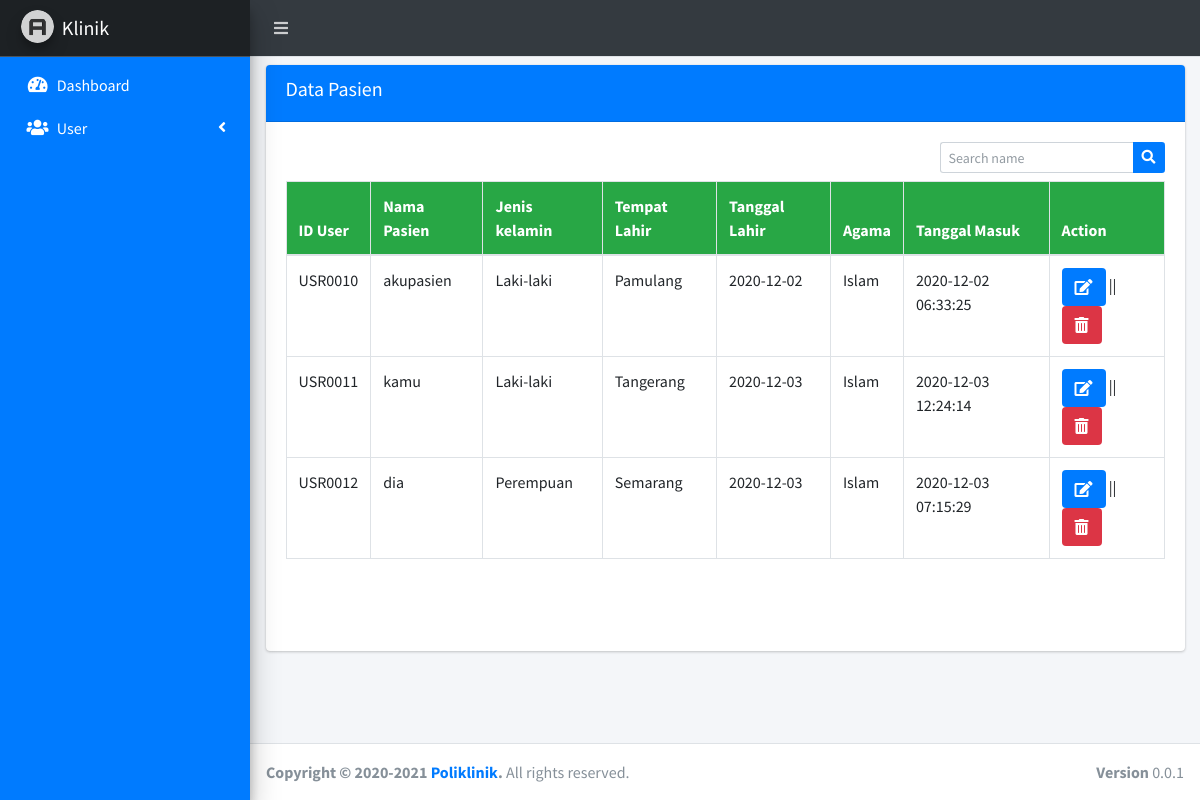
Page /admin.php?page=pasien on the earlier database version.
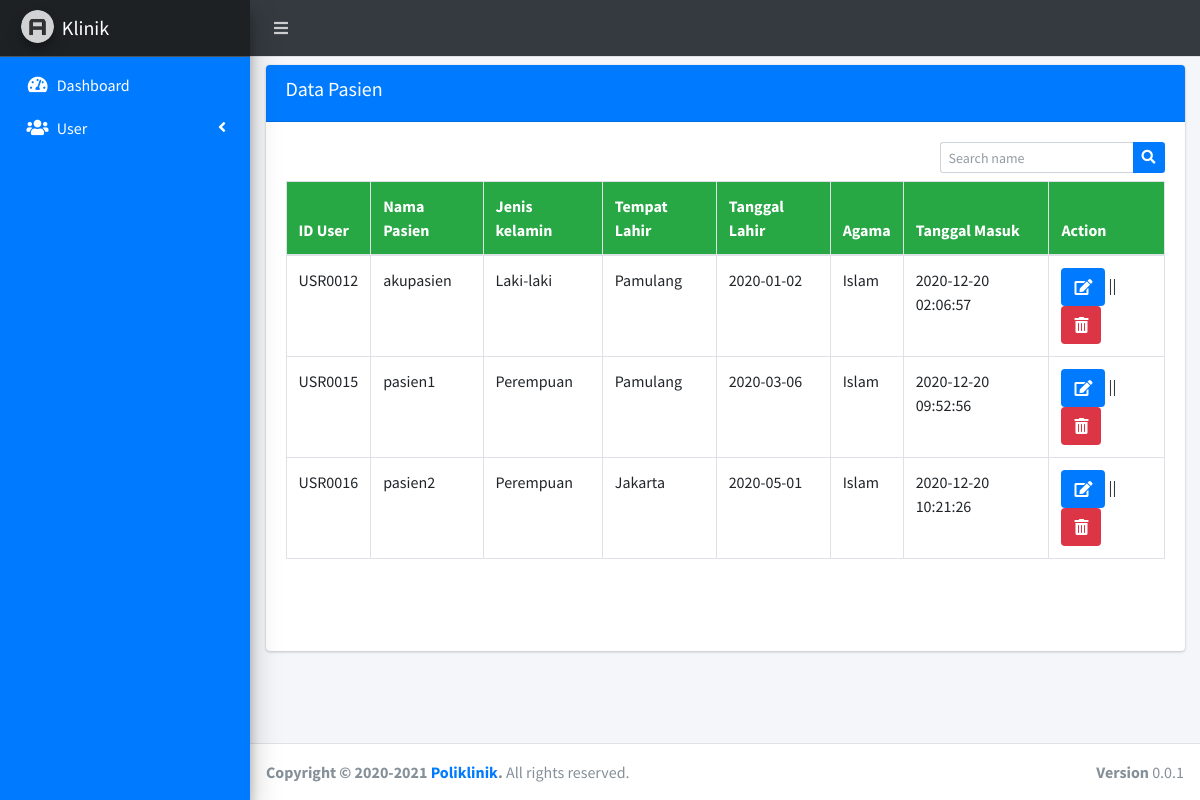
Same page on the later database version.
### tables this page shows
CREATE TABLE `tb_rols_user` (
  `id_rols_user` char(15) NOT NULL,
  `id_user` char(15) NOT NULL,
  `id_bagian` char(15) NOT NULL,
  `tgl_user_regis` varchar(225) NOT NULL
);

CREATE TABLE `tb_user` (
  `id_user` char(15) NOT NULL,
  `username` varchar(50) NOT NULL,
  `password` varchar(225) NOT NULL,
  `confirm_password` varchar(225) NOT NULL,
  `nama_user` varchar(30) NOT NULL,
  `jenis_kelamin` varchar(10) NOT NULL,
  `gol_darah` varchar(10) NOT NULL,
  `tempat_lahir` varchar(100) NOT NULL,
  `tanggal_lahir` varchar(225) NOT NULL,
  `agama` varchar(10) NOT NULL,
  `tgl_masuk` varchar(225) NOT NULL
);

### page/admin/users/pasien.php (the view, shortened to what this page needs)
<div class="row">
	<div class="col-sm-12">
		<div class="card mt-2">
			<div class="card-header bg-blue">
				<h5>Data Pasien</h5>
			</div>
			<div class="card-body">
				<div class="row">
				<div class="col-sm-12 mb-2">
					<form class="float-right" action="" method="POST">
				      <div class="input-group input-group-sm">
				        <input class="form-control form-control-navbar" name="search" type="search" placeholder="Search name" aria-label="Search">
				        <div class="input-group-append">
				          <button class="btn bg-blue" type="submit" name="tampil">
				            <i class="fas fa-search"></i>
				          </button>
				        </div>
				      </div>
				    </form>
				</div>
				</div>
				<div class="table-responsive" style="height: 450px;">
					<table class="table table-hover table-bordered">
						<thead class="bg-success">
							<tr>
								<th>ID User</th>
								<th>Nama Pasien</th>
								<th>Jenis kelamin</th>
								<th>Tempat Lahir</th>
								<th>Tanggal Lahir</th>
								<th>Agama</th>
								<th>Tanggal Masuk</th>
								<th>Action</th>
							</tr>
						</thead>
						<tbody>
						<?php
						if (isset($_POST['tampil'])) {
							$search = $_POST['search'];
							$sql = mysqli_query($koneksi, "SELECT * FROM tb_user X INNER JOIN tb_rols_user Y ON y.id_user = x.id_user INNER JOIN tb_bagian z ON z.id_bagian = y.id_bagian WHERE y.id_bagian = 'BG004' AND nama_user LIKE '%".$search."%'");
						}else{
							$sql = mysqli_query($koneksi, "SELECT * FROM tb_user X INNER JOIN tb_rols_user Y ON y.id_user = x.id_user INNER JOIN tb_bagian z ON z.id_bagian = y.id_bagian WHERE y.id_bagian = 'BG004'");
						}
						while ($data = mysqli_fetch_array($sql)) { ?>
							<tr>
								<td><?= $data['id_user']; ?></td>
								<td><?= $data['nama_user']; ?></td>
								<td><?= $data['jenis_kelamin']; ?></td>
								<td><?= $data['tempat_lahir']; ?></td>
								<td><?= $data['tanggal_lahir']; ?></td>
								<td><?= $data['agama']; ?></td>
								<td><?= $data['tgl_masuk']; ?></td>
								<td>
									<a href="#myPasien" id='custId' data-toggle='modal' data-id="<?= $data['id_user'] ?>" class="btn bg-blue"><i  class="fa fa-edit"></i></a> || <a href="page/admin/proses/proses_delete_pasien.php?id=<?= $data['id_user']; ?>" class="btn bg-danger" onclick="return confirm('Apakah anda yakin ingin menghapus data pasien ini?')"><i class="fa fa-trash-alt"></i></a>
								</td>
							</tr>
						<?php }
						?>
						</tbody>
					</table>
				</div>
			</div>
		</div>
	</div>
</div>

Differences in the rows shown:
no longer on this page (row edited): tb_rols_user: id_user "USR0010", id_user.nama_user "akupasien", id_user.jenis_kelamin "Laki-laki", id_user.tempat_lahir "Pamulang", id_user.tanggal_lahir "2020-12-02", id_user.agama "Islam", id_user.tgl_masuk "2020-12-02 06:33:25"
no longer on this page (row edited): tb_rols_user: id_user "USR0011", id_user.nama_user "kamu", id_user.jenis_kelamin "Laki-laki", id_user.tempat_lahir "Tangerang", id_user.tanggal_lahir "2020-12-03", id_user.agama "Islam", id_user.tgl_masuk "2020-12-03 12:24:14"
changed tb_rols_user "USR0012": id_user.nama_user "dia" → "akupasien"; id_user.jenis_kelamin "Perempuan" → "Laki-laki"; id_user.tempat_lahir "Semarang" → "Pamulang"; id_user.tanggal_lahir "2020-12-03" → "2020-01-02"; id_user.tgl_masuk "2020-12-03 07:15:29" → "2020-12-20 02:06:57"
added tb_rols_user: id_user "USR0015", id_user.nama_user "pasien1", id_user.jenis_kelamin "Perempuan", id_user.tempat_lahir "Pamulang", id_user.tanggal_lahir "2020-03-06", id_user.agama "Islam", id_user.tgl_masuk "2020-12-20 09:52:56"
added tb_rols_user: id_user "USR0016", id_user.nama_user "pasien2", id_user.jenis_kelamin "Perempuan", id_user.tempat_lahir "Jakarta", id_user.tanggal_lahir "2020-05-01", id_user.agama "Islam", id_user.tgl_masuk "2020-12-20 10:21:26"
